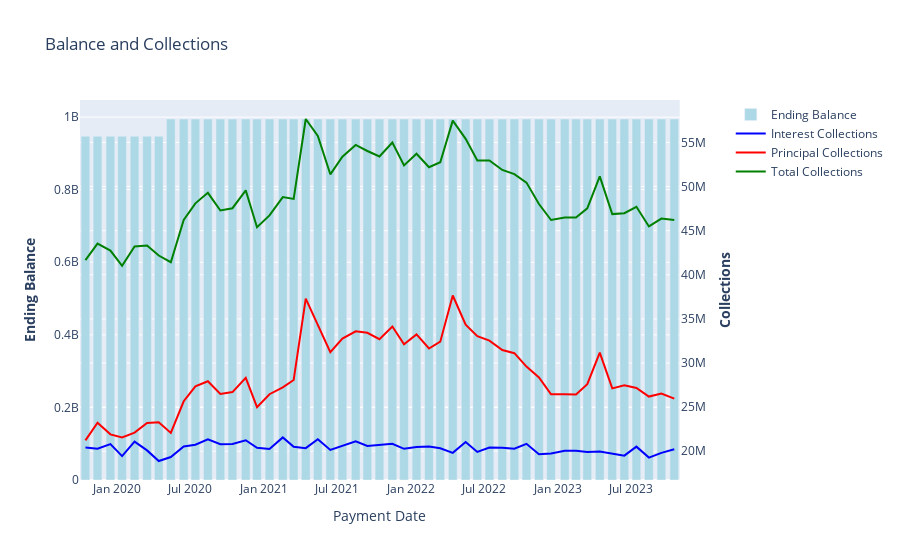

This figure's notebook cell:
### Code cell
# Create figure with secondary y-axis
fig = make_subplots(specs=[[{"secondary_y": True}]])

# Add traces
fig.add_trace(
    go.Bar(x=combined_df['payment_date'], y=combined_df['ending_balance'], name="Ending Balance"),
    secondary_y=False,
)
fig.update_traces(marker_color='#ADD8E6')

fig.add_trace(
    go.Scatter(x=combined_df['payment_date'], y=combined_df['total_int_coll'], name="Interest Collections", line_color='blue'),
    secondary_y=True,
)

fig.add_trace(
    go.Scatter(x=combined_df['payment_date'], y=combined_df['total_prin_coll'], name="Principal Collections", line_color='red'),
    secondary_y=True,
)

fig.add_trace(
    go.Scatter(x=combined_df['payment_date'], y=combined_df['total_coll'], name="Total Collections", line_color='green'),
    secondary_y=True,
)

# Add figure title
fig.update_layout(
    title_text="Balance and Collections"
)

# Set x-axis title
fig.update_xaxes(title_text="Payment Date")

# Set y-axes titles
fig.update_yaxes(title_text="<b>Ending Balance</b>", secondary_y=False)
fig.update_yaxes(title_text="<b>Collections</b>", secondary_y=True)

fig.show()
